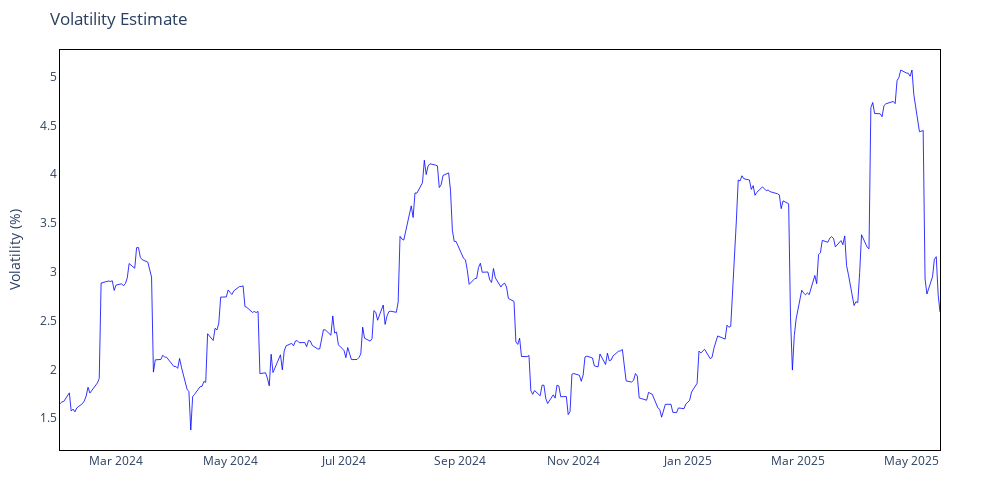
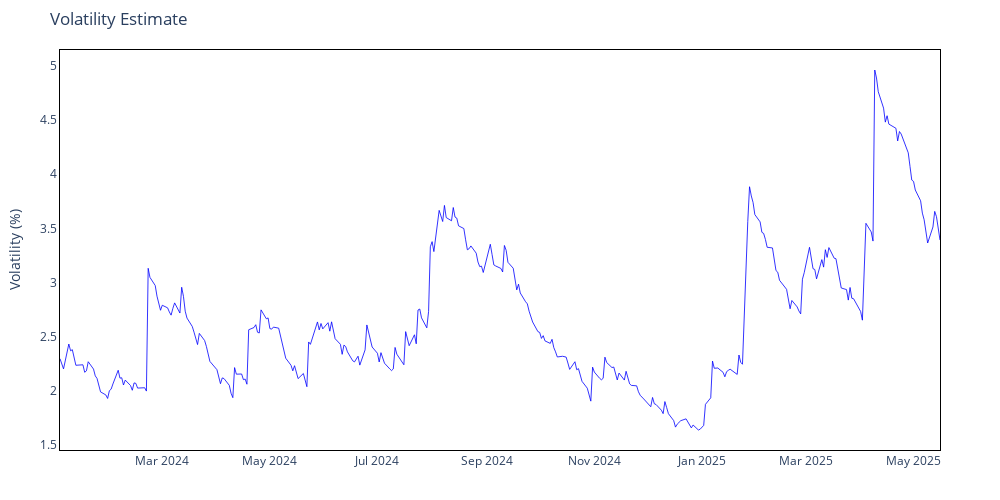

The notebook cell these images were saved under, in order:
### Code cell
fig_ma_vol = IP.plot_volatility(result_ma["Volatility"])
fig_rm_vol = IP.plot_volatility(result_rm["Volatility"])

### Figure 1 — Plotly figure (JSON) as saved in the notebook; plotly's stock layout.template omitted (floating-point values rounded to 4 significant figures; data arrays with more than 128 entries replaced by an {"elided": "..."} marker saying what was removed)
{"data": [{"hovertemplate": "Date: %{x}<br>Volatility: %{y:.2f}%", "line": {"color": "blue", "width": 0.8}, "mode": "lines", "name": "Volatility", "type": "scatter", "x": {"elided": "325 str values"}, "y": {"elided": "325 float values"}}], "layout": {"height": 500, "hovermode": "x unified", "margin": {"b": 50, "l": 60, "r": 60, "t": 50}, "paper_bgcolor": "white", "plot_bgcolor": "white", "title": {"text": "Volatility Estimate"}, "width": 1000, "xaxis": {"linecolor": "black", "linewidth": 1, "mirror": true, "showline": true}, "yaxis": {"linecolor": "black", "linewidth": 1, "mirror": true, "showline": true, "title": {"text": "Volatility (%)"}}}}

### Figure 2 — Plotly figure (JSON) as saved in the notebook; plotly's stock layout.template omitted (floating-point values rounded to 4 significant figures; data arrays with more than 128 entries replaced by an {"elided": "..."} marker saying what was removed)
{"data": [{"hovertemplate": "Date: %{x}<br>Volatility: %{y:.2f}%", "line": {"color": "blue", "width": 0.8}, "mode": "lines", "name": "Volatility", "type": "scatter", "x": {"elided": "344 str values"}, "y": {"elided": "344 float values"}}], "layout": {"height": 500, "hovermode": "x unified", "margin": {"b": 50, "l": 60, "r": 60, "t": 50}, "paper_bgcolor": "white", "plot_bgcolor": "white", "title": {"text": "Volatility Estimate"}, "width": 1000, "xaxis": {"linecolor": "black", "linewidth": 1, "mirror": true, "showline": true}, "yaxis": {"linecolor": "black", "linewidth": 1, "mirror": true, "showline": true, "title": {"text": "Volatility (%)"}}}}
